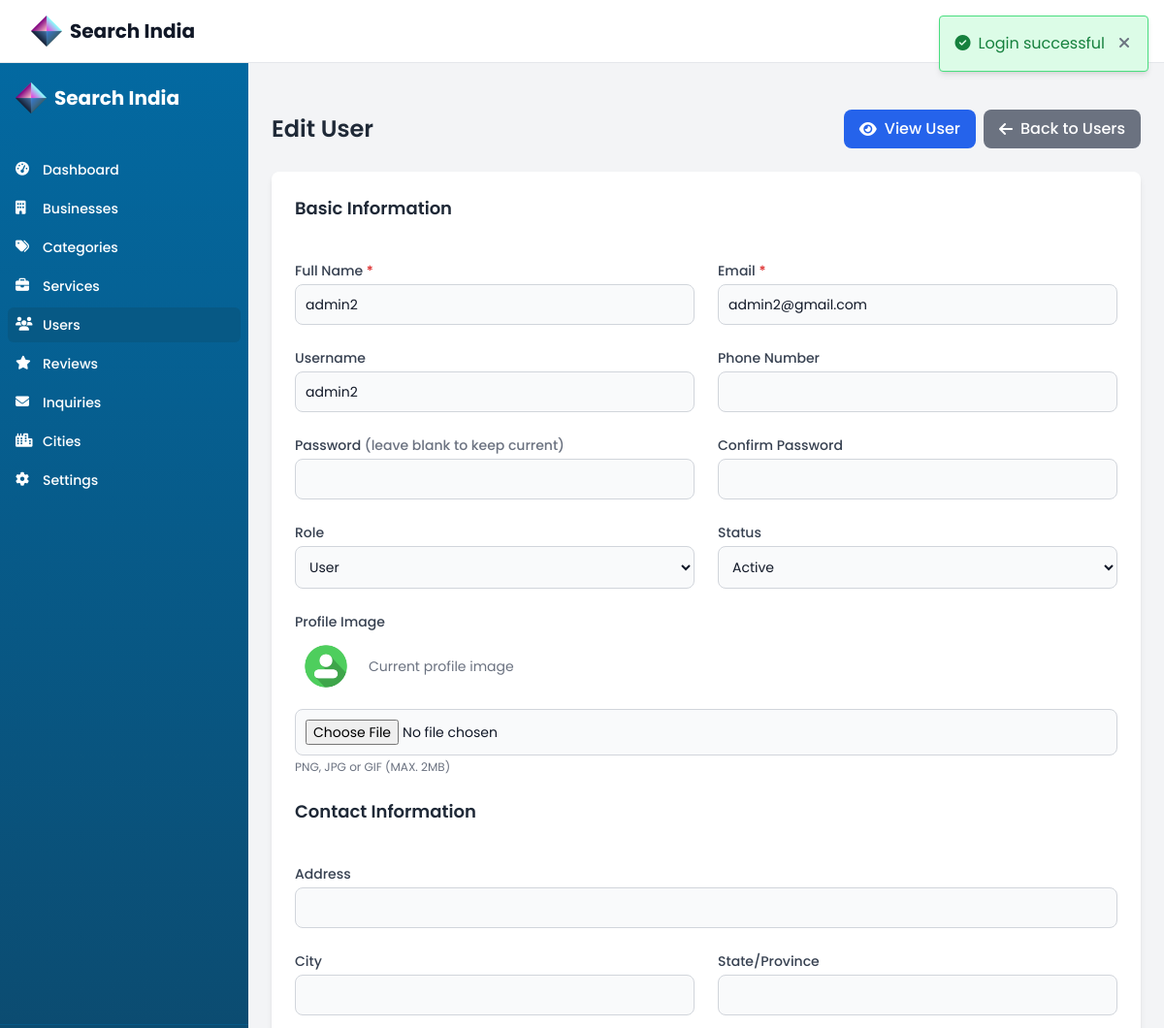
The page /justdial-admin/modules/users/edit.php?id=2 (signed in) on the database its author committed.
### tables this page shows
CREATE TABLE `users` (
  `id` int(11) NOT NULL,
  `name` varchar(100) NOT NULL,
  `username` varchar(255) DEFAULT NULL,
  `bio` text DEFAULT NULL,
  `email` varchar(100) NOT NULL,
  `password` varchar(255) NOT NULL,
  `phone` varchar(20) DEFAULT NULL,
  `address` text DEFAULT NULL,
  `city` varchar(50) DEFAULT NULL,
  `state` varchar(50) DEFAULT NULL,
  `country` varchar(50) DEFAULT NULL,
  `postal_code` varchar(20) DEFAULT NULL,
  `profile_image` varchar(255) DEFAULT 'default.jpg',
  `role` enum('admin','manager','user') DEFAULT 'user',
  `status` enum('active','inactive','banned') DEFAULT 'active',
  `email_verified` tinyint(1) DEFAULT 0,
  `verification_token` varchar(255) DEFAULT NULL,
  `reset_token` varchar(255) DEFAULT NULL,
  `reset_token_expires` datetime DEFAULT NULL,
  `last_login` timestamp NULL DEFAULT NULL,
  `created_at` timestamp NOT NULL DEFAULT current_timestamp(),
  `updated_at` timestamp NOT NULL DEFAULT current_timestamp() ON UPDATE current_timestamp()
);

### justdial-admin/config/database.php (called while the page is built, shortened)
<?php
class Database {
    private $host = DB_HOST;
    private $user = DB_USER;
    private $pass = DB_PASS;
    private $dbname = DB_NAME;
    private $conn;
    private $stmt;
    public function __construct() {
        $dsn = 'mysql:host=' . $this->host . ';dbname=' . $this->dbname . ';charset=utf8mb4';
        $options = array(
            PDO::ATTR_PERSISTENT => true,
            PDO::ATTR_ERRMODE => PDO::ERRMODE_EXCEPTION,
            PDO::ATTR_DEFAULT_FETCH_MODE => PDO::FETCH_ASSOC,
            PDO::ATTR_EMULATE_PREPARES => false
        );
        try {
            $this->conn = new PDO($dsn, $this->user, $this->pass, $options);
        } catch(PDOException $e) {
            $this->error = $e->getMessage();
            echo 'Database Connection Error: ' . $this->error;
        }
    }
    public function query($sql) {
        $this->stmt = $this->conn->prepare($sql);
    }
    public function bind($param, $value, $type = null) {
        if(is_null($type)) {
            switch(true) {
                case is_int($value):
                    $type = PDO::PARAM_INT;
                    break;
            }
        }
        $this->stmt->bindValue($param, $value, $type);
    }
    public function execute() {
        return $this->stmt->execute();
    }
    public function single() {
        $this->execute();
        return $this->stmt->fetch();
    }
}

### justdial-admin/config/functions.php (called while the page is built, shortened)
<?php
require_once 'database.php';
function db() {
    static $db = null;
    if ($db === null) {
        $db = new Database();
    }
    return $db;
}

### justdial-admin/modules/users/edit.php (the view, shortened to what this page needs)
<?php
require_once '../../includes/header.php';
$userId = (int)$_GET['id'];
$db = db();
$db->query("SELECT * FROM users WHERE id = :id");
$db->bind(':id', $userId);
$user = $db->single();
?>
<div class="container px-6 mx-auto">
    <div class="flex justify-between items-center my-6">
        <h2 class="text-2xl font-semibold text-gray-800">Edit User</h2>
        <div class="flex flex-col sm:flex-row gap-2">
            <a href="view.php?id=<?= $userId ?>" class="bg-blue-600 hover:bg-blue-700 text-white font-medium py-2 px-4 rounded-lg inline-flex items-center">
                <i class="fa-solid fa-eye mr-2"></i> View User
            </a>
            <a href="index.php" class="bg-gray-500 hover:bg-gray-600 text-white font-medium py-2 px-4 rounded-lg inline-flex items-center">
                <i class="fa-solid fa-arrow-left mr-2"></i> Back to Users
            </a>
        </div>
    </div>
    <?php include_once '../../config/functions.php'; ?>
    <div class="bg-white rounded-lg shadow-md overflow-hidden">
        <form method="POST" enctype="multipart/form-data" class="p-6">
            <div class="grid grid-cols-1 md:grid-cols-2 gap-6">
                <div class="md:col-span-2">
                    <h2 class="text-lg font-semibold text-gray-800 mb-4">Basic Information</h2>
                </div>
                <div>
                    <label for="name" class="block text-sm font-medium text-gray-700 mb-1">Full Name <span class="text-red-600">*</span></label>
                    <input type="text" id="name" name="name" value="<?= htmlspecialchars($user['name'] ?? '') ?>" class="bg-gray-50 border border-gray-300 text-gray-900 text-sm rounded-lg focus:ring-blue-500 focus:border-blue-500 block w-full p-2.5" required>
                </div>
                <div>
                    <label for="email" class="block text-sm font-medium text-gray-700 mb-1">Email <span class="text-red-600">*</span></label>
                    <input type="email" id="email" name="email" value="<?= htmlspecialchars($user['email'] ?? '') ?>" class="bg-gray-50 border border-gray-300 text-gray-900 text-sm rounded-lg focus:ring-blue-500 focus:border-blue-500 block w-full p-2.5" required>
                </div>
                <div>
                    <label for="username" class="block text-sm font-medium text-gray-700 mb-1">Username</label>
                    <input type="text" id="username" name="username" value="<?= htmlspecialchars($user['username'] ?? '') ?>" class="bg-gray-50 border border-gray-300 text-gray-900 text-sm rounded-lg focus:ring-blue-500 focus:border-blue-500 block w-full p-2.5">
                </div>
                <div>
                    <label for="phone" class="block text-sm font-medium text-gray-700 mb-1">Phone Number</label>
                    <input type="text" id="phone" name="phone" value="<?= htmlspecialchars($user['phone'] ?? '') ?>" class="bg-gray-50 border border-gray-300 text-gray-900 text-sm rounded-lg focus:ring-blue-500 focus:border-blue-500 block w-full p-2.5">
                </div>
                <div>
                    <label for="password" class="block text-sm font-medium text-gray-700 mb-1">Password <span class="text-gray-500">(leave blank to keep current)</span></label>
                    <input type="password" id="password" name="password" class="bg-gray-50 border border-gray-300 text-gray-900 text-sm rounded-lg focus:ring-blue-500 focus:border-blue-500 block w-full p-2.5">
                </div>
                <div>
                    <label for="confirm_password" class="block text-sm font-medium text-gray-700 mb-1">Confirm Password</label>
                    <input type="password" id="confirm_password" name="confirm_password" class="bg-gray-50 border border-gray-300 text-gray-900 text-sm rounded-lg focus:ring-blue-500 focus:border-blue-500 block w-full p-2.5">
                </div>
                <div>
                    <label for="role" class="block text-sm font-medium text-gray-700 mb-1">Role</label>
                    <select id="role" name="role" class="bg-gray-50 border border-gray-300 text-gray-900 text-sm rounded-lg focus:ring-blue-500 focus:border-blue-500 block w-full p-2.5">
                        <option value="user" <?= $user['role'] === 'user' ? 'selected' : '' ?>>User </option>
                    </select>
                </div>
                <div>
                    <label for="status" class="block text-sm font-medium text-gray-700 mb-1">Status</label>
                    <select id="status" name="status" class="bg-gray-50 border border-gray-300 text-gray-900 text-sm rounded-lg focus:ring-blue-500 focus:border-blue-500 block w-full p-2.5">
                        <option value="active" <?= $user['status'] === 'active' ? 'selected' : '' ?>>Active</option>
                    </select>
                </div>
                <div class="md:col-span-2">
                    <label for="profile_image" class="block text-sm font-medium text-gray-700 mb-1">Profile Image</label>
                    <?php if ($user['profile_image']): ?>
                        <div class="mb-3 flex items-center">
                            <img src="<?= UPLOADS_URL ?>/users/<?= $user['profile_image'] ?>" alt="<?= htmlspecialchars($user['name'] ?? '') ?>" class="h-16 w-16 rounded-full object-cover mr-3">
                            <span class="text-sm text-gray-500">Current profile image</span>
                        </div>
                    <?php endif; ?>
                    <input type="file" id="profile_image" name="profile_image" class="bg-gray-50 border border-gray-300 text-gray-900 text-sm rounded-lg focus:ring-blue-500 focus:border-blue-500 block w-full p-2.5" accept="image/*">
                    <p class="mt-1 text-xs text-gray-500">PNG, JPG or GIF (MAX. 2MB)</p>
                </div>
                <div class="md:col-span-2">
                    <h2 class="text-lg font-semibold text-gray-800 mb-4">Contact Information</h2>
                </div>
                <div class="md:col-span-2">
                    <label for="address" class="block text-sm font-medium text-gray-700 mb-1">Address</label>
                    <input type="text" id="address" name="address" value="<?= htmlspecialchars($user['address'] ?? '') ?>" class="bg-gray-50 border border-gray-300 text-gray-900 text-sm rounded-lg focus:ring-blue-500 focus:border-blue-500 block w-full p-2.5">
                </div>
                <div>
                    <label for="city" class="block text-sm font-medium text-gray-700 mb-1">City</label>
                    <input type="text" id="city" name="city" value="<?= htmlspecialchars($user['city'] ?? '') ?>" class="bg-gray-50 border border-gray-300 text-gray-900 text-sm rounded-lg focus:ring-blue-500 focus:border-blue-500 block w-full p-2.5">
                </div>
                <div>
                    <label for="state" class="block text-sm font-medium text-gray-700 mb-1">State/Province</label>
                    <input type="text" id="state" name="state" value="<?= htmlspecialchars($user['state'] ?? '') ?>" class="bg-gray-50 border border-gray-300 text-gray-900 text-sm rounded-lg focus:ring-blue-500 focus:border-blue-500 block w-full p-2.5">
                </div>
            </div>
        </form>
    </div>
</div>
<?php require_once '../../includes/footer.php'; ?>

### justdial-admin/assets/css/custom.css (style rules this page uses)
:root { --primary-color: #4f46e5; --primary-hover: #4338ca; --secondary-color: #10b981; --secondary-hover: #059669; --danger-color: #ef4444; --danger-hover: #dc2626; --warning-color: #f59e0b; --warning-hover: #d97706; --info-color: #3b82f6; --info-hover: #2563eb; --success-color: #10b981; --success-hover: #059669; --dark-color: #1f2937; --light-color: #f9fafb; --gray-color: #6b7280; --border-color: #e5e7eb; --sidebar-width: 16rem; --header-height: 4rem; --font-family: 'Poppins', sans-serif; }
body { font-family: var(--font-family); background-color: #f3f4f6; color: #374151; }

### rows shown on the page
users: name "admin2", email "admin2@gmail.com", username "admin2", role "User", status "Active", profile_image (placeholder picture)

### other values the page prints
APP_NAME "Search India"
$flashMessage['message'] "Login successful"
